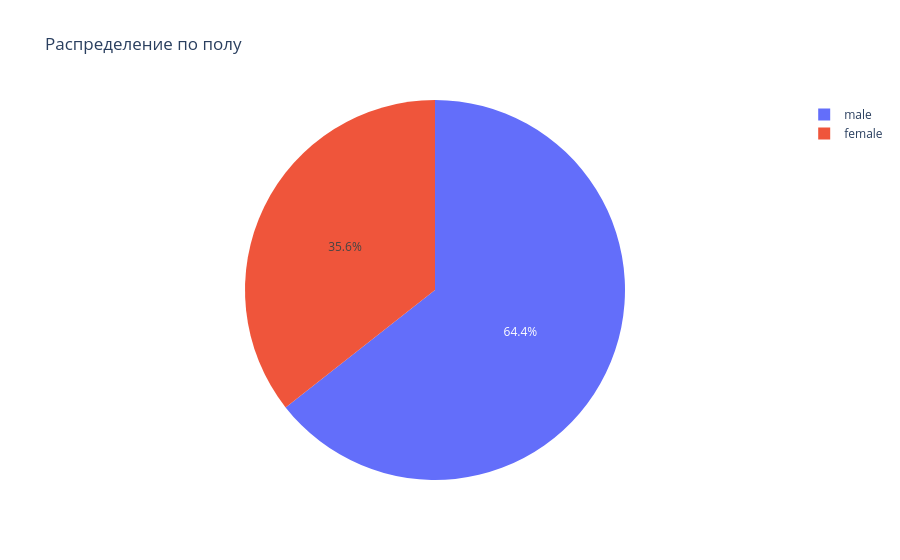

Notebook code for this chart:
### Markdown cell above
#### 6. Pie chart (интерактивный)

### Code cell
gender_dist = combined_df['Sex'].value_counts()
fig6 = px.pie(gender_dist, values=gender_dist.values, names=gender_dist.index,
             title='Распределение по полу')
fig6.show()

### Figure 1 — Plotly figure (JSON) as saved in the notebook; plotly's stock layout.template omitted (floating-point values rounded to 4 significant figures)
{"data": [{"domain": {"x": [0, 1], "y": [0, 1]}, "hovertemplate": "Sex=%{label}<br>value=%{value}<extra></extra>", "labels": ["male", "female"], "legendgroup": "", "name": "", "showlegend": true, "type": "pie", "values": [843, 466]}], "layout": {"autosize": true, "legend": {"tracegroupgap": 0}, "title": {"text": "Распределение по полу"}}}
